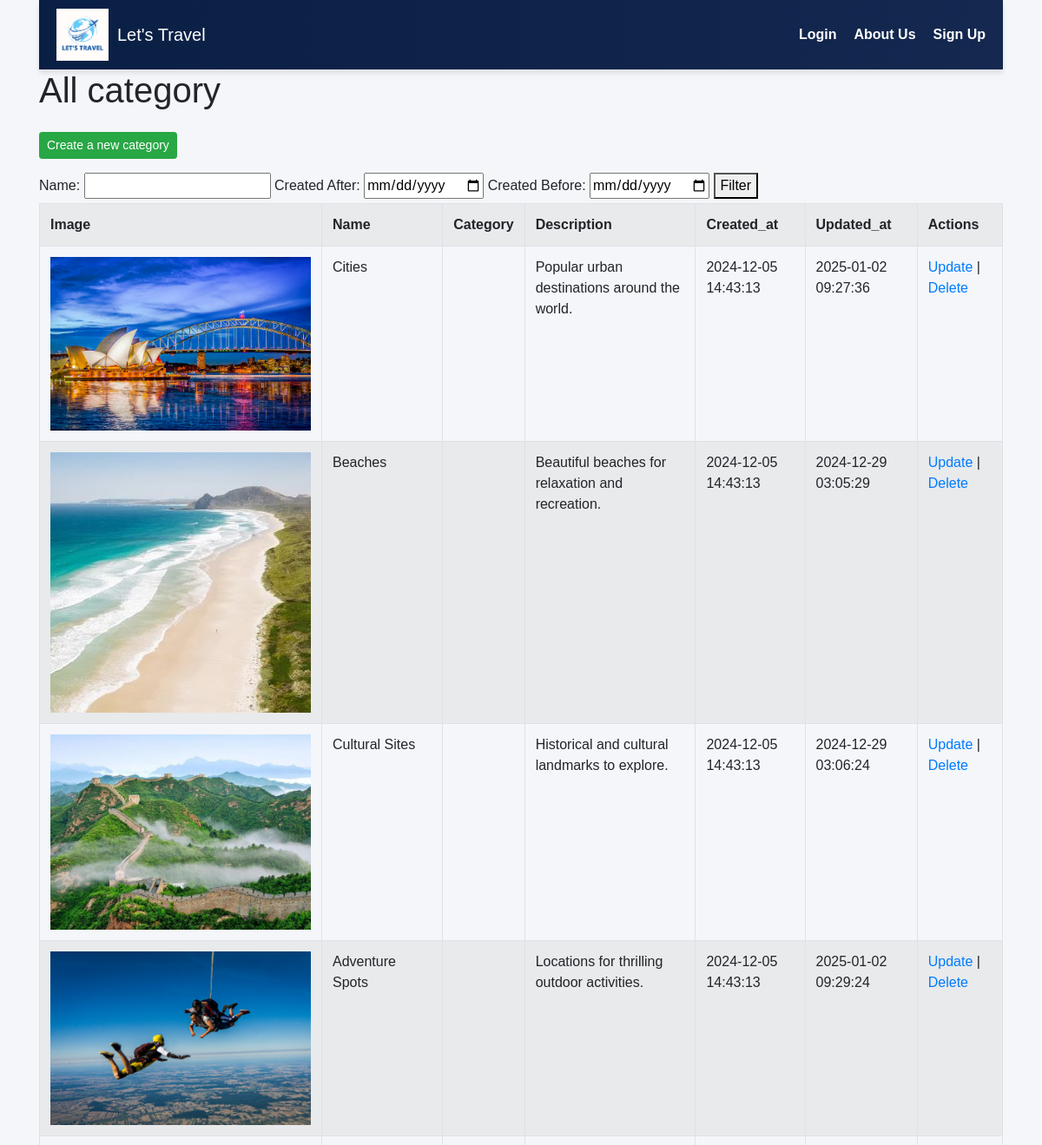
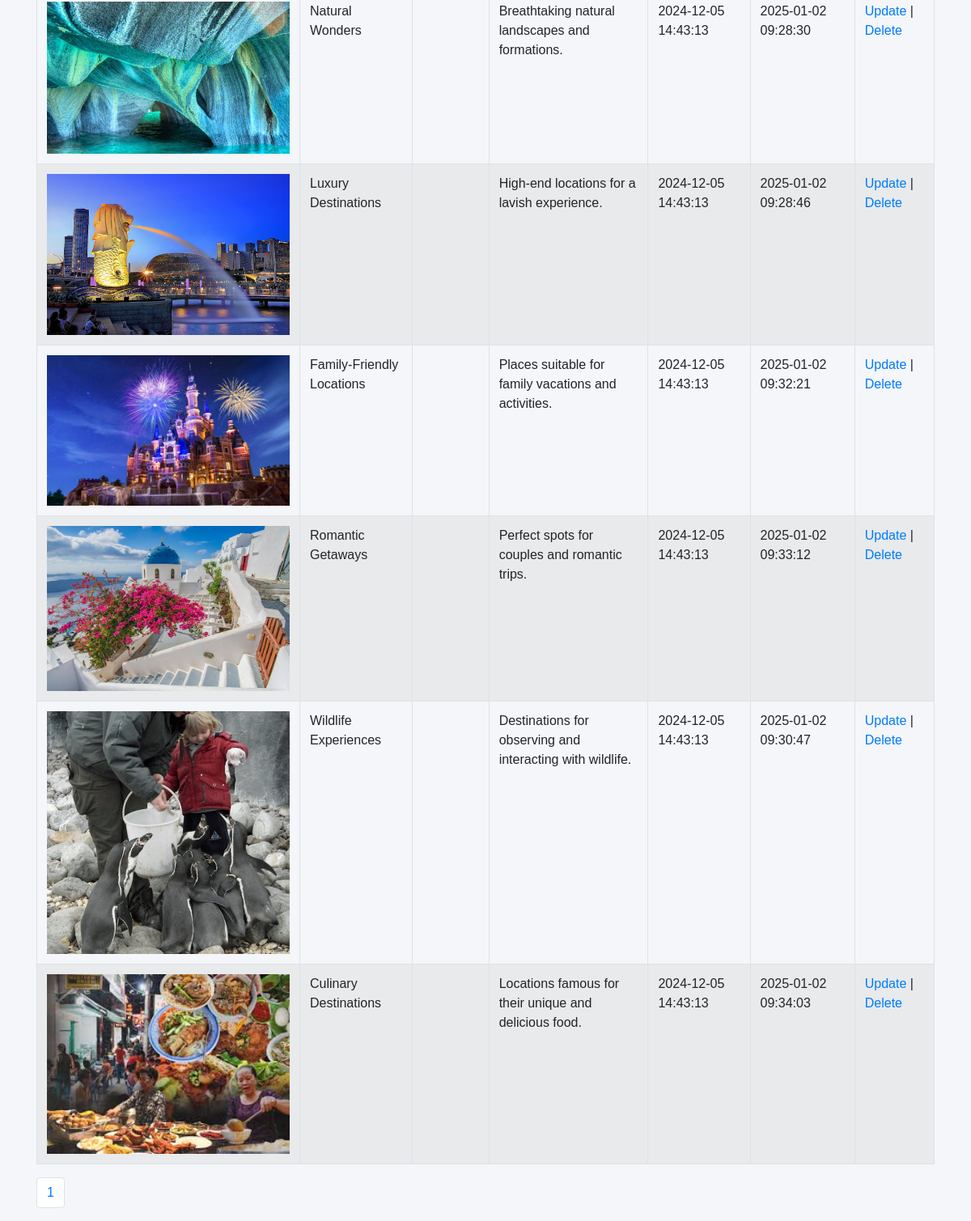
/admin/category/indexcategory.php, run on the app's committed database (2 pictures, top to bottom).
### tables this page shows
CREATE TABLE `category` (
  `CategoryID` int(11) NOT NULL,
  `Name` varchar(255) NOT NULL,
  `Description` text DEFAULT NULL,
  `Created_at` timestamp NOT NULL DEFAULT current_timestamp(),
  `Updated_at` timestamp NOT NULL DEFAULT current_timestamp() ON UPDATE current_timestamp(),
  `Image` varchar(255) DEFAULT NULL
);

### admin/category/indexcategory.php (the view, shortened to what this page needs)
<?php
$dbhost = 'localhost:3307';
$dbuser = 'root';
$dbpassword = '';
$dbname = 'travel_blog';
$conn = @mysqli_connect($dbhost, $dbuser, $dbpassword, $dbname)
    or die ('Failed to connect to db.');
$sql = "SELECT * FROM `category` WHERE 1=1";
$limit = 10;
$countSql = "SELECT COUNT(*) AS total from ($sql) t";
$result = mysqli_query($conn, $countSql);
$row = mysqli_fetch_assoc($result);
$totalRecords = $row['total'];
$totalPages = ceil($totalRecords / $limit);
$page = 1;
$offset = ($page - 1) * $limit;
$sql .= " LIMIT $limit OFFSET $offset";
$result = @mysqli_query($conn, $sql);
$category = @mysqli_fetch_all($result, MYSQLI_ASSOC);
?>
<!DOCTYPE html>
<html lang="en">
<head>
    <link rel="stylesheet" href="https://cdn.jsdelivr.net/npm/bootstrap@4.3.1/dist/css/bootstrap.min.css">
</head>
<body class="container">
    <?php include("../../inc/_navbar.php"); ?>
    <h1>All category</h1>
    <a href="createcategory.php" class="btn btn-success btn-sm mt-3 mb-3">
        Create a new category
    </a>
    <form action="">
        <label for="Name">Name: </label>
        <input type="text" name="Name" id="Name" value="<?php echo isset($_GET['Name']) ? htmlspecialchars($_GET['Name']) : ''; ?>">
        <label for="created_at_start">Created After: </label>
        <input type="date" name="created_at_start" id="created_at_start" value="<?php echo isset($_GET['created_at_start']) ? htmlspecialchars($_GET['created_at_start']) : ''; ?>">
        <label for="created_at_end">Created Before: </label>
        <input type="date" name="created_at_end" id="created_at_end" value="<?php echo isset($_GET['created_at_end']) ? htmlspecialchars($_GET['created_at_end']) : ''; ?>">
        <button type="submit">Filter</button>
    </form>
    <?php if (empty($category)): ?>
        <p>No data.</p>
    <?php else: ?>
        <table class="table table-bordered table-striped table-hover">
            <tr>
                <th>Image</th>
                <th>Name</th>
                <th>Category</th>
                <th>Description</th>
                <th>Created_at</th>
                <th>Updated_at</th>
                <th>Actions</th>
            </tr>
            <?php foreach ($category as $category): ?>
            <tr>
            <td>
                <img src="<?php echo $category['Image']; ?>" width="300">
            </td>
                <td><?php echo $category['Name']; ?></td>
                <td><?php echo $category['Category']; ?></td>
                <td><?php echo $category['Description']; ?></td>
                <td><?php echo $category['Created_at']; ?></td>
                <td><?php echo $category['Updated_at']; ?></td>
                <td>
                    <a href="updatecategory.php?id=<?php echo $category['CategoryID'] ?>">Update</a> |
                    <a href="deletecategory.php?id=<?php echo $category['CategoryID'] ?>">Delete</a>
                </td>
            </tr>
            <?php endforeach; ?>
        </table>
    <?php endif; ?>
    <nav aria-label="Page navigation example">
        <ul class="pagination">
        <?php for ($i = 1; $i <= $totalPages; $i++): ?>
            <li class="page-item">
                <a
                class="page-link <?php echo ($i == $page) ? 'active' : '' ?>"
                href="?page=<?php echo $i; ?>">
                <?php echo $i; ?>
                </a>
            </li>
        <?php endfor; ?>
        </ul>
    </nav>
</body>
</html>

### inc/_navbar.php (style rules this page uses)
body { margin: 0; font-family: Arial, sans-serif; background-color: #f4f6f9; }

### data on the page
category: Image (picture), Name "Cities", Description "Popular urban destinations around the world.", Created_at "2024-12-05 14:43:13", Updated_at "2025-01-02 09:27:36"
category: Image (picture), Name "Beaches", Description "Beautiful beaches for relaxation and recreation.", Created_at "2024-12-05 14:43:13", Updated_at "2024-12-29 03:05:29"
category: Image (picture), Name "Cultural Sites", Description "Historical and cultural landmarks to explore.", Created_at "2024-12-05 14:43:13", Updated_at "2024-12-29 03:06:24"
category: Image (picture), Name "Adventure Spots", Description "Locations for thrilling outdoor activities.", Created_at "2024-12-05 14:43:13", Updated_at "2025-01-02 09:29:24"
category: Image (picture), Name "Natural Wonders", Description "Breathtaking natural landscapes and formations.", Created_at "2024-12-05 14:43:13", Updated_at "2025-01-02 09:28:30"
category: Image (picture), Name "Luxury Destinations", Description "High-end locations for a lavish experience.", Created_at "2024-12-05 14:43:13", Updated_at "2025-01-02 09:28:46"
category: Image (picture), Name "Family-Friendly Locations", Description "Places suitable for family vacations and activities.", Created_at "2024-12-05 14:43:13", Updated_at "2025-01-02 09:32:21"
category: Image (picture), Name "Romantic Getaways", Description "Perfect spots for couples and romantic trips.", Created_at "2024-12-05 14:43:13", Updated_at "2025-01-02 09:33:12"
category: Image (picture), Name "Wildlife Experiences", Description "Destinations for observing and interacting with wildlife.", Created_at "2024-12-05 14:43:13", Updated_at "2025-01-02 09:30:47"
category: Image (picture), Name "Culinary Destinations", Description "Locations famous for their unique and delicious food.", Created_at "2024-12-05 14:43:13", Updated_at "2025-01-02 09:34:03"
